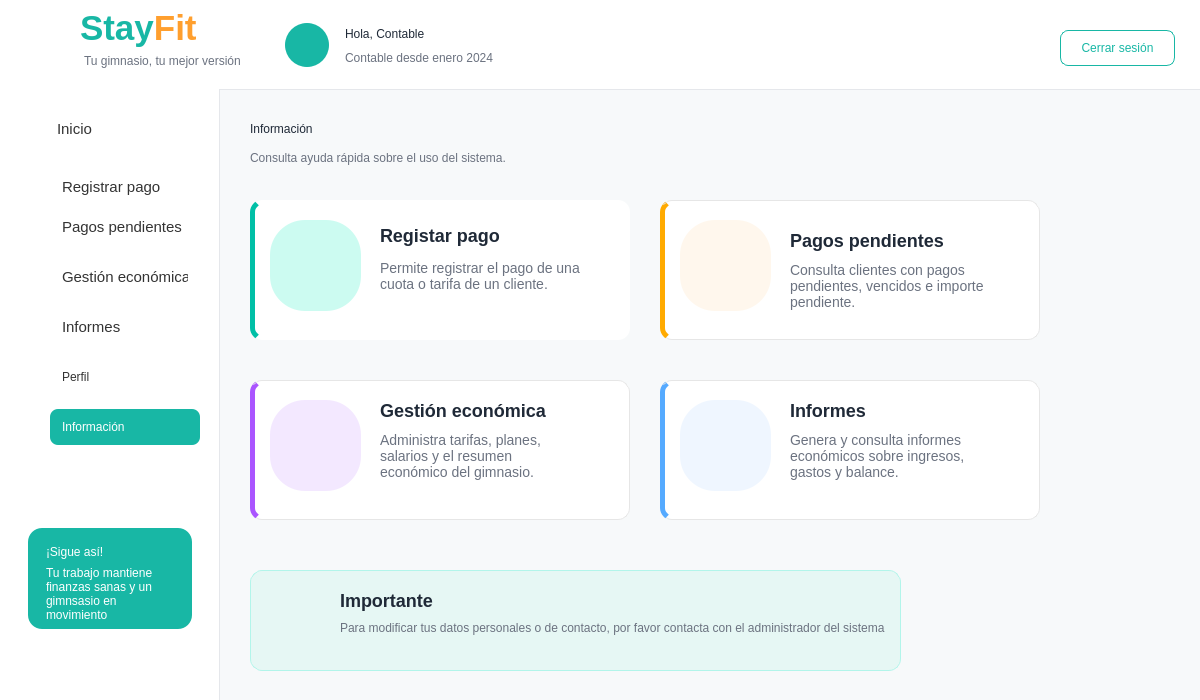
<?xml version="1.0" encoding="UTF-8"?>
<ui version="4.0">
 <class>MainWindow</class>
 <widget class="QMainWindow" name="MainWindow">
  <property name="geometry">
   <rect>
    <x>0</x>
    <y>0</y>
    <width>1200</width>
    <height>700</height>
   </rect>
  </property>
  <property name="windowTitle">
   <string>StayFit - Panel Cliente</string>
  </property>
  <property name="styleSheet">
   <string notr="true">QMainWindow { background-color: #F7F9FA; }
QLabel { background: transparent; color: #1F2937; font-family: &quot;Segoe UI&quot;; }
QPushButton { font-family: &quot;Segoe UI&quot;; }
QFrame#frameHeader { background-color: white; border-bottom: 1px solid #E5E7EB; }
QFrame#frameMenu { background-color: white; border-right: 1px solid #E5E7EB; }
QFrame#frameContenido { background-color: #F7F9FA; border: none; }
QFrame#card1, QFrame#card2, QFrame#card3, QFrame#card4, QFrame#cardTabla, QFrame#cardPago, QFrame#cardActividad, QFrame#cardConsejo, QFrame#cardMotivacion, QFrame#cardSigue { background-color: white; border: 1px solid #E6E6E6; border-radius: 12px; }
QPushButton#btnInicio { background-color: #18B7A5; color: white; border-radius: 8px; text-align: left; padding-left: 22px; font: bold 11pt &quot;Segoe UI&quot;; }
QPushButton#btnClases, QPushButton#btnInscripciones, QPushButton#btnPagos, QPushButton#btnEstadisticas, QPushButton#btnCalorias, QPushButton#btnPerfil, QPushButton#btnInformacion { background-color: transparent; color: #333333; border: none; text-align: left; padding-left: 22px; font: 11pt &quot;Segoe UI&quot;; }
QPushButton#btnClases:hover, QPushButton#btnInscripciones:hover, QPushButton#btnPagos:hover, QPushButton#btnEstadisticas:hover, QPushButton#btnCalorias:hover, QPushButton#btnPerfil:hover, QPushButton#btnInformacion:hover { background-color: #E6F7F5; border-radius: 8px; }
QPushButton#btnCerrarSesion { background-color: white; color: #18B7A5; border: 1px solid #18B7A5; border-radius: 8px; font: bold 10pt &quot;Segoe UI&quot;; }
QPushButton#btnVerInscripciones { background-color: #18B7A5; color: white; border: none; border-radius: 8px; font: bold 10pt &quot;Segoe UI&quot;; }
QPushButton#btnMini { background-color: transparent; color: #00A896; border: none; font: bold 9pt &quot;Segoe UI&quot;; }
QTableWidget { background-color: white; border: 1px solid #E6E6E6; border-radius: 8px; gridline-color: #E6E6E6; font: 9pt &quot;Segoe UI&quot;; }
QHeaderView::section { background-color: white; color: #1F2937; font: bold 9pt &quot;Segoe UI&quot;; border: none; border-bottom: 1px solid #E6E6E6; padding: 6px; }</string>
  </property>
  <widget class="QWidget" name="centralwidget">
   <widget class="QFrame" name="frameHeader">
    <property name="geometry">
     <rect>
      <x>0</x>
      <y>0</y>
      <width>1201</width>
      <height>90</height>
     </rect>
    </property>
    <property name="frameShape">
     <enum>QFrame::NoFrame</enum>
    </property>
    <widget class="QLabel" name="lblLogoIcono">
     <property name="geometry">
      <rect>
       <x>18</x>
       <y>10</y>
       <width>65</width>
       <height>65</height>
      </rect>
     </property>
     <property name="styleSheet">
      <string notr="true">font: 28pt &quot;Segoe UI Emoji&quot;; color: #18B7A5;</string>
     </property>
     <property name="text">
      <string/>
     </property>
     <property name="pixmap">
      <pixmap>./src/vista/imagenes/logo_stayfit.png</pixmap>
     </property>
     <property name="scaledContents">
      <bool>true</bool>
     </property>
    </widget>
    <widget class="QLabel" name="labelStayFitHeader">
     <property name="geometry">
      <rect>
       <x>80</x>
       <y>8</y>
       <width>170</width>
       <height>40</height>
      </rect>
     </property>
     <property name="text">
      <string>&lt;html&gt;&lt;head/&gt;&lt;body&gt;&lt;p&gt;&lt;span style=&quot; font-size:26pt; font-weight:700; color:#18B7A5;&quot;&gt;Stay&lt;/span&gt;&lt;span style=&quot; font-size:26pt; font-weight:700; color:#FF9F2E;&quot;&gt;Fit&lt;/span&gt;&lt;/p&gt;&lt;/body&gt;&lt;/html&gt;</string>
     </property>
    </widget>
    <widget class="QLabel" name="labelSubtituloHeader">
     <property name="geometry">
      <rect>
       <x>84</x>
       <y>52</y>
       <width>170</width>
       <height>18</height>
      </rect>
     </property>
     <property name="styleSheet">
      <string notr="true">color: #6B7280; font: 9pt &quot;Segoe UI&quot;;</string>
     </property>
     <property name="text">
      <string>Tu gimnasio, tu mejor versión</string>
     </property>
    </widget>
    <widget class="QLabel" name="lblAvatarCliente">
     <property name="geometry">
      <rect>
       <x>285</x>
       <y>23</y>
       <width>44</width>
       <height>44</height>
      </rect>
     </property>
     <property name="styleSheet">
      <string notr="true">background-color: #18B7A5; color: white; border-radius: 22px; font: 20pt &quot;Segoe UI Emoji&quot;;</string>
     </property>
     <property name="text">
      <string/>
     </property>
     <property name="pixmap">
      <pixmap>./src/vista/imagenes/usuario.png</pixmap>
     </property>
     <property name="scaledContents">
      <bool>true</bool>
     </property>
    </widget>
    <widget class="QLabel" name="lblNombreCliente">
     <property name="geometry">
      <rect>
       <x>345</x>
       <y>22</y>
       <width>270</width>
       <height>24</height>
      </rect>
     </property>
     <property name="styleSheet">
      <string notr="true">font: bold 13pt &quot;Segoe UI&quot;; color: #1F2937;</string>
     </property>
     <property name="text">
      <string>Hola, Contable</string>
     </property>
    </widget>
    <widget class="QLabel" name="lblFechaAltaEntrenador">
     <property name="geometry">
      <rect>
       <x>345</x>
       <y>48</y>
       <width>191</width>
       <height>20</height>
      </rect>
     </property>
     <property name="styleSheet">
      <string notr="true">font: 10pt &quot;Segoe UI&quot;; color: #6B7280;</string>
     </property>
     <property name="text">
      <string>Contable desde enero 2024</string>
     </property>
    </widget>
    <widget class="QPushButton" name="btnCerrarSesion">
     <property name="geometry">
      <rect>
       <x>1060</x>
       <y>30</y>
       <width>115</width>
       <height>36</height>
      </rect>
     </property>
     <property name="text">
      <string>Cerrar sesión</string>
     </property>
    </widget>
   </widget>
   <widget class="QFrame" name="frameMenu">
    <property name="geometry">
     <rect>
      <x>0</x>
      <y>89</y>
      <width>220</width>
      <height>611</height>
     </rect>
    </property>
    <property name="frameShape">
     <enum>QFrame::NoFrame</enum>
    </property>
    <widget class="QPushButton" name="btnInicio">
     <property name="geometry">
      <rect>
       <x>45</x>
       <y>22</y>
       <width>150</width>
       <height>36</height>
      </rect>
     </property>
     <property name="font">
      <font>
       <family>Segoe UI</family>
       <pointsize>11</pointsize>
       <weight>50</weight>
       <italic>false</italic>
       <bold>false</bold>
      </font>
     </property>
     <property name="styleSheet">
      <string notr="true">
QPushButton {
    background-color: transparent;
    border: none;
    border-radius: 8px;
    padding: 8px 12px;
	font-weight: normal;
    text-align: left;
    color: #333333;
}
QPushButton:hover {
    background-color: #E8F8F5;
}

QPushButton:checked {
    background-color: #DDF7F3;
    color: #333333;
}</string>
     </property>
     <property name="text">
      <string>Inicio</string>
     </property>
    </widget>
    <widget class="QPushButton" name="btnInscritos">
     <property name="geometry">
      <rect>
       <x>50</x>
       <y>170</y>
       <width>150</width>
       <height>36</height>
      </rect>
     </property>
     <property name="font">
      <font>
       <family>Segoe UI</family>
       <pointsize>11</pointsize>
      </font>
     </property>
     <property name="styleSheet">
      <string notr="true">QPushButton {
    background-color: transparent;
    border: none;
    border-radius: 8px;
    padding: 8px 12px;
    text-align: left;
    color: #333333;
}

QPushButton:hover {
    background-color: #E8F8F5;
}

QPushButton:checked {
    background-color: #DDF7F3;
    color: #333333;
    font-weight: bold;
}</string>
     </property>
     <property name="text">
      <string>Gestión económica</string>
     </property>
     <property name="flat">
      <bool>true</bool>
     </property>
    </widget>
    <widget class="QPushButton" name="btnOcupacion">
     <property name="geometry">
      <rect>
       <x>50</x>
       <y>220</y>
       <width>161</width>
       <height>36</height>
      </rect>
     </property>
     <property name="font">
      <font>
       <family>Segoe UI</family>
       <pointsize>11</pointsize>
      </font>
     </property>
     <property name="styleSheet">
      <string notr="true">QPushButton {
    background-color: transparent;
    border: none;
    border-radius: 8px;
    padding: 8px 12px;
    text-align: left;
    color: #333333;
}

QPushButton:hover {
    background-color: #E8F8F5;
}

QPushButton:checked {
    background-color: #DDF7F3;
    color: #333333;
    font-weight: bold;
}</string>
     </property>
     <property name="text">
      <string>Informes</string>
     </property>
     <property name="flat">
      <bool>true</bool>
     </property>
    </widget>
    <widget class="QPushButton" name="btnPerfil">
     <property name="geometry">
      <rect>
       <x>50</x>
       <y>270</y>
       <width>150</width>
       <height>36</height>
      </rect>
     </property>
     <property name="styleSheet">
      <string notr="true">QPushButton {
    background-color: transparent;
    border: none;
    border-radius: 8px;
    padding: 8px 12px;
    text-align: left;
    color: #333333;
}

QPushButton:hover {
    background-color: #E8F8F5;
}

QPushButton:checked {
    background-color: #DDF7F3;
    color: #333333;
    font-weight: bold;
}</string>
     </property>
     <property name="text">
      <string>Perfil</string>
     </property>
    </widget>
    <widget class="QPushButton" name="btnInformacion">
     <property name="geometry">
      <rect>
       <x>50</x>
       <y>320</y>
       <width>150</width>
       <height>36</height>
      </rect>
     </property>
     <property name="styleSheet">
      <string notr="true">QPushButton {
    background-color: #18B7A5;
    border: none;
    border-radius: 8px;
    padding: 8px 12px;
    text-align: left;
    color: #FFFFFF;
}

QPushButton:hover {
    background-color: #E8F8F5;
}

QPushButton:checked {
    background-color: #DDF7F3;
    color: #333333;
    font-weight: bold;
}

 

</string>
     </property>
     <property name="text">
      <string>Información</string>
     </property>
    </widget>
    <widget class="QFrame" name="cardSigue">
     <property name="geometry">
      <rect>
       <x>28</x>
       <y>439</y>
       <width>164</width>
       <height>101</height>
      </rect>
     </property>
     <property name="styleSheet">
      <string notr="true">QFrame#cardSigue { background-color: #18B7A5; border-radius: 14px; border: none; }</string>
     </property>
     <widget class="QLabel" name="lblSigue">
      <property name="geometry">
       <rect>
        <x>18</x>
        <y>12</y>
        <width>130</width>
        <height>24</height>
       </rect>
      </property>
      <property name="styleSheet">
       <string notr="true">color:white; font:bold 11pt &quot;Segoe UI&quot;;</string>
      </property>
      <property name="text">
       <string>¡Sigue así!</string>
      </property>
     </widget>
     <widget class="QLabel" name="lblSigueTexto">
      <property name="geometry">
       <rect>
        <x>18</x>
        <y>35</y>
        <width>130</width>
        <height>61</height>
       </rect>
      </property>
      <property name="styleSheet">
       <string notr="true">color:white; font:9pt &quot;Segoe UI&quot;;</string>
      </property>
      <property name="text">
       <string>Tu trabajo mantiene finanzas sanas y un gimnsasio en movimiento</string>
      </property>
      <property name="wordWrap">
       <bool>true</bool>
      </property>
     </widget>
    </widget>
    <widget class="QLabel" name="label">
     <property name="geometry">
      <rect>
       <x>20</x>
       <y>30</y>
       <width>20</width>
       <height>20</height>
      </rect>
     </property>
     <property name="text">
      <string/>
     </property>
     <property name="pixmap">
      <pixmap>./src/vista/imagenes/casa_inicio.png</pixmap>
     </property>
     <property name="scaledContents">
      <bool>true</bool>
     </property>
    </widget>
    <widget class="QLabel" name="label_10">
     <property name="geometry">
      <rect>
       <x>20</x>
       <y>280</y>
       <width>23</width>
       <height>23</height>
      </rect>
     </property>
     <property name="text">
      <string/>
     </property>
     <property name="pixmap">
      <pixmap>./src/vista/imagenes/usuario.png</pixmap>
     </property>
     <property name="scaledContents">
      <bool>true</bool>
     </property>
    </widget>
    <widget class="QLabel" name="label_11">
     <property name="geometry">
      <rect>
       <x>20</x>
       <y>330</y>
       <width>23</width>
       <height>23</height>
      </rect>
     </property>
     <property name="text">
      <string/>
     </property>
     <property name="pixmap">
      <pixmap>./src/vista/imagenes/informacion.png</pixmap>
     </property>
     <property name="scaledContents">
      <bool>true</bool>
     </property>
    </widget>
    <widget class="QLabel" name="label_12">
     <property name="geometry">
      <rect>
       <x>20</x>
       <y>90</y>
       <width>20</width>
       <height>20</height>
      </rect>
     </property>
     <property name="text">
      <string/>
     </property>
     <property name="pixmap">
      <pixmap>./src/vista/imagenes/caja-registradora.png</pixmap>
     </property>
     <property name="scaledContents">
      <bool>true</bool>
     </property>
    </widget>
    <widget class="QLabel" name="label_3">
     <property name="geometry">
      <rect>
       <x>20</x>
       <y>130</y>
       <width>20</width>
       <height>20</height>
      </rect>
     </property>
     <property name="styleSheet">
      <string notr="true">image: url(./src/vista/imagenes/tarjeta-de-credito.png)</string>
     </property>
     <property name="text">
      <string/>
     </property>
    </widget>
    <widget class="QLabel" name="label_4">
     <property name="geometry">
      <rect>
       <x>20</x>
       <y>180</y>
       <width>20</width>
       <height>20</height>
      </rect>
     </property>
     <property name="styleSheet">
      <string notr="true">image: url(./src/vista/imagenes/cartera.png)</string>
     </property>
     <property name="text">
      <string/>
     </property>
    </widget>
    <widget class="QLabel" name="label_8">
     <property name="geometry">
      <rect>
       <x>20</x>
       <y>230</y>
       <width>23</width>
       <height>23</height>
      </rect>
     </property>
     <property name="styleSheet">
      <string notr="true">image: url(./src/vista/imagenes/grafico-de-barras.png)</string>
     </property>
     <property name="text">
      <string/>
     </property>
    </widget>
    <widget class="QPushButton" name="btnRegistroAsistencia">
     <property name="geometry">
      <rect>
       <x>50</x>
       <y>120</y>
       <width>150</width>
       <height>36</height>
      </rect>
     </property>
     <property name="font">
      <font>
       <family>Segoe UI</family>
       <pointsize>11</pointsize>
      </font>
     </property>
     <property name="styleSheet">
      <string notr="true">QPushButton {
    background-color: transparent;
    border: none;
    border-radius: 8px;
    padding: 8px 12px;
    text-align: left;
    color: #333333;
}

QPushButton:hover {
    background-color: #E8F8F5;
}

QPushButton:checked {
    background-color: #DDF7F3;
    color: #333333;
    font-weight: bold;
}</string>
     </property>
     <property name="text">
      <string>Pagos pendientes</string>
     </property>
     <property name="flat">
      <bool>true</bool>
     </property>
    </widget>
    <widget class="QPushButton" name="btnClases_2">
     <property name="geometry">
      <rect>
       <x>50</x>
       <y>80</y>
       <width>150</width>
       <height>36</height>
      </rect>
     </property>
     <property name="font">
      <font>
       <family>Segoe UI</family>
       <pointsize>11</pointsize>
      </font>
     </property>
     <property name="mouseTracking">
      <bool>false</bool>
     </property>
     <property name="tabletTracking">
      <bool>false</bool>
     </property>
     <property name="styleSheet">
      <string notr="true">QPushButton {
    background-color: transparent;
    border: none;
    border-radius: 8px;
    padding: 8px 12px;
    text-align: left;
    color: #333333;
}

QPushButton:hover {
    background-color: #E8F8F5;
}

QPushButton:checked {
    background-color: #DDF7F3;
    color: #333333;
    font-weight: bold;
}</string>
     </property>
     <property name="text">
      <string>Registrar pago</string>
     </property>
     <property name="checkable">
      <bool>true</bool>
     </property>
     <property name="checked">
      <bool>false</bool>
     </property>
     <property name="flat">
      <bool>false</bool>
     </property>
    </widget>
   </widget>
   <widget class="QFrame" name="frameContenido">
    <property name="geometry">
     <rect>
      <x>220</x>
      <y>90</y>
      <width>981</width>
      <height>611</height>
     </rect>
    </property>
    <property name="frameShape">
     <enum>QFrame::NoFrame</enum>
    </property>
    <widget class="QLabel" name="lblBienvenida">
     <property name="geometry">
      <rect>
       <x>30</x>
       <y>22</y>
       <width>300</width>
       <height>34</height>
      </rect>
     </property>
     <property name="styleSheet">
      <string notr="true">font:bold 20pt &quot;Segoe UI&quot;; color:#1F2937;</string>
     </property>
     <property name="text">
      <string>Información</string>
     </property>
    </widget>
    <widget class="QLabel" name="lblResumen">
     <property name="geometry">
      <rect>
       <x>30</x>
       <y>58</y>
       <width>470</width>
       <height>20</height>
      </rect>
     </property>
     <property name="styleSheet">
      <string notr="true">font:9pt &quot;Segoe UI&quot;; color:#6B7280;</string>
     </property>
     <property name="text">
      <string>Consulta ayuda rápida sobre el uso del sistema.</string>
     </property>
    </widget>
    <widget class="QLabel" name="label_17">
     <property name="geometry">
      <rect>
       <x>280</x>
       <y>480</y>
       <width>47</width>
       <height>13</height>
      </rect>
     </property>
     <property name="text">
      <string/>
     </property>
    </widget>
    <widget class="QLabel" name="label_18">
     <property name="geometry">
      <rect>
       <x>-180</x>
       <y>0</y>
       <width>1391</width>
       <height>621</height>
      </rect>
     </property>
     <property name="styleSheet">
      <string notr="true">image:url(./src/vista/imagenes/reborde_ola.png)</string>
     </property>
     <property name="text">
      <string/>
     </property>
    </widget>
    <widget class="QLabel" name="label_13">
     <property name="geometry">
      <rect>
       <x>200</x>
       <y>20</y>
       <width>51</width>
       <height>31</height>
      </rect>
     </property>
     <property name="styleSheet">
      <string notr="true">image:url(./src/vista/imagenes/informacion.png)</string>
     </property>
     <property name="text">
      <string/>
     </property>
    </widget>
    <widget class="QFrame" name="frameAvisoPerfil_2">
     <property name="geometry">
      <rect>
       <x>30</x>
       <y>480</y>
       <width>651</width>
       <height>101</height>
      </rect>
     </property>
     <property name="styleSheet">
      <string notr="true">#frameAvisoPerfil_2{
    background-color: #E6F7F4;
    border: 1px solid #B2F5EA;
    border-radius: 12px;
}</string>
     </property>
     <property name="frameShape">
      <enum>QFrame::StyledPanel</enum>
     </property>
     <property name="frameShadow">
      <enum>QFrame::Raised</enum>
     </property>
     <widget class="QLabel" name="label_38">
      <property name="geometry">
       <rect>
        <x>90</x>
        <y>50</y>
        <width>551</width>
        <height>16</height>
       </rect>
      </property>
      <property name="styleSheet">
       <string notr="true">QLabel {
    background: transparent;
    border: none;
    color: #6B7280;
    font-size: 12px;
}</string>
      </property>
      <property name="text">
       <string>Para modificar tus datos personales o de contacto, por favor contacta con el administrador del sistema</string>
      </property>
     </widget>
     <widget class="QLabel" name="label_39">
      <property name="geometry">
       <rect>
        <x>20</x>
        <y>30</y>
        <width>61</width>
        <height>41</height>
       </rect>
      </property>
      <property name="styleSheet">
       <string notr="true">image:url(./src/vista/imagenes/informacion.png)</string>
      </property>
      <property name="text">
       <string/>
      </property>
     </widget>
     <widget class="QLabel" name="lblTituloocupacion_2">
      <property name="geometry">
       <rect>
        <x>90</x>
        <y>20</y>
        <width>111</width>
        <height>21</height>
       </rect>
      </property>
      <property name="styleSheet">
       <string notr="true">QLabel {
    background: transparent;
    border: none;
    color: #1F2937;
    font-size: 18px;
    font-weight: bold;
}</string>
      </property>
      <property name="text">
       <string>Importante</string>
      </property>
     </widget>
    </widget>
    <widget class="QFrame" name="card2_2">
     <property name="geometry">
      <rect>
       <x>30</x>
       <y>110</y>
       <width>380</width>
       <height>140</height>
      </rect>
     </property>
     <property name="styleSheet">
      <string notr="true">

    background-color: white;
    border-left: 5px solid #00BFA6;
    border-radius: 12px;
</string>
     </property>
     <widget class="QLabel" name="lblTituloproxclase_2">
      <property name="geometry">
       <rect>
        <x>130</x>
        <y>20</y>
        <width>151</width>
        <height>31</height>
       </rect>
      </property>
      <property name="styleSheet">
       <string notr="true">QLabel {
    background: transparent;
    border: none;
    color: #1F2937;
    font-size: 18px;
    font-weight: bold;
}</string>
      </property>
      <property name="text">
       <string>Registar pago</string>
      </property>
     </widget>
     <widget class="QLabel" name="lblIconAs_2">
      <property name="geometry">
       <rect>
        <x>20</x>
        <y>20</y>
        <width>91</width>
        <height>91</height>
       </rect>
      </property>
      <property name="styleSheet">
       <string notr="true">QLabel {
    background-color: #CCFBF1;
    border-radius: 35px;
    border: none;
    color: #00BFA6;
    font-size: 30px;
}</string>
      </property>
      <property name="text">
       <string/>
      </property>
     </widget>
     <widget class="QLabel" name="label_2">
      <property name="geometry">
       <rect>
        <x>130</x>
        <y>50</y>
        <width>201</width>
        <height>51</height>
       </rect>
      </property>
      <property name="styleSheet">
       <string notr="true">QLabel {
    background: transparent;
    border: none;
    color: #6B7280;
    font-size: 14px;
}</string>
      </property>
      <property name="text">
       <string>Permite registrar el pago de una cuota o tarifa de un cliente.</string>
      </property>
      <property name="wordWrap">
       <bool>true</bool>
      </property>
     </widget>
     <widget class="QLabel" name="label_6">
      <property name="geometry">
       <rect>
        <x>30</x>
        <y>40</y>
        <width>71</width>
        <height>51</height>
       </rect>
      </property>
      <property name="styleSheet">
       <string notr="true">image:url(./src/vista/imagenes/inscripcion.png);
background: transparent;
border: None</string>
      </property>
      <property name="text">
       <string/>
      </property>
     </widget>
    </widget>
    <widget class="QFrame" name="card2">
     <property name="geometry">
      <rect>
       <x>440</x>
       <y>110</y>
       <width>380</width>
       <height>140</height>
      </rect>
     </property>
     <property name="styleSheet">
      <string notr="true">  background-color: white;
    border-left: 5px solid rgb(255, 170, 0);
    border-radius: 12px;</string>
     </property>
     <widget class="QLabel" name="lblIconPago">
      <property name="geometry">
       <rect>
        <x>20</x>
        <y>20</y>
        <width>91</width>
        <height>91</height>
       </rect>
      </property>
      <property name="styleSheet">
       <string notr="true">
QLabel {
    background-color: #FFF7ED;
    border-radius: 35px;
    border: none;
    color: #F97316;
    font-size: 30px;
}</string>
      </property>
      <property name="text">
       <string/>
      </property>
     </widget>
     <widget class="QLabel" name="lblTituloproxclase">
      <property name="geometry">
       <rect>
        <x>130</x>
        <y>20</y>
        <width>181</width>
        <height>41</height>
       </rect>
      </property>
      <property name="styleSheet">
       <string notr="true">QLabel {
    background: transparent;
    border: none;
    color: #1F2937;
    font-size: 18px;
    font-weight: bold;
}</string>
      </property>
      <property name="text">
       <string>Pagos pendientes</string>
      </property>
     </widget>
     <widget class="QLabel" name="label_5">
      <property name="geometry">
       <rect>
        <x>130</x>
        <y>60</y>
        <width>201</width>
        <height>51</height>
       </rect>
      </property>
      <property name="styleSheet">
       <string notr="true">QLabel {
    background: transparent;
    border: none;
    color: #6B7280;
    font-size: 14px;
}</string>
      </property>
      <property name="text">
       <string>Consulta clientes con pagos pendientes, vencidos e importe pendiente.</string>
      </property>
      <property name="wordWrap">
       <bool>true</bool>
      </property>
     </widget>
     <widget class="QLabel" name="label_7">
      <property name="geometry">
       <rect>
        <x>30</x>
        <y>40</y>
        <width>71</width>
        <height>51</height>
       </rect>
      </property>
      <property name="styleSheet">
       <string notr="true">image:url(./src/vista/imagenes/tarjeta-de-credito.png);
background: transparent;
border: None</string>
      </property>
      <property name="text">
       <string/>
      </property>
     </widget>
    </widget>
    <widget class="QFrame" name="card3">
     <property name="geometry">
      <rect>
       <x>30</x>
       <y>290</y>
       <width>380</width>
       <height>140</height>
      </rect>
     </property>
     <property name="styleSheet">
      <string notr="true">

    background-color: white;
    border-left: 5px solid rgb(170, 85, 255);
    border-radius: 12px;
</string>
     </property>
     <widget class="QLabel" name="lblIconCal">
      <property name="geometry">
       <rect>
        <x>20</x>
        <y>20</y>
        <width>91</width>
        <height>91</height>
       </rect>
      </property>
      <property name="styleSheet">
       <string notr="true">QLabel {
    background-color: #F3E8FF;
    border-radius: 35px;
    border: none;
    color: #8B5CF6;
    font-size: 30px;
}</string>
      </property>
      <property name="text">
       <string/>
      </property>
     </widget>
     <widget class="QLabel" name="lblTituloasistencia">
      <property name="geometry">
       <rect>
        <x>130</x>
        <y>20</y>
        <width>181</width>
        <height>20</height>
       </rect>
      </property>
      <property name="styleSheet">
       <string notr="true">QLabel {
    background: transparent;
    border: none;
    color: #1F2937;
    font-size: 18px;
    font-weight: bold;
}</string>
      </property>
      <property name="text">
       <string>Gestión económica</string>
      </property>
     </widget>
     <widget class="QLabel" name="label_15">
      <property name="geometry">
       <rect>
        <x>130</x>
        <y>50</y>
        <width>201</width>
        <height>51</height>
       </rect>
      </property>
      <property name="styleSheet">
       <string notr="true">QLabel {
    background: transparent;
    border: none;
    color: #6B7280;
    font-size: 14px;
}</string>
      </property>
      <property name="text">
       <string>Administra tarifas, planes, salarios y el resumen económico del gimnasio.</string>
      </property>
      <property name="wordWrap">
       <bool>true</bool>
      </property>
     </widget>
     <widget class="QLabel" name="label_9">
      <property name="geometry">
       <rect>
        <x>30</x>
        <y>40</y>
        <width>71</width>
        <height>51</height>
       </rect>
      </property>
      <property name="styleSheet">
       <string notr="true">image: url(./src/vista/imagenes/tabla-de-ingresos.png);
background: transparent;
border: None</string>
      </property>
      <property name="text">
       <string/>
      </property>
     </widget>
    </widget>
    <widget class="QFrame" name="card4">
     <property name="geometry">
      <rect>
       <x>440</x>
       <y>290</y>
       <width>380</width>
       <height>140</height>
      </rect>
     </property>
     <property name="styleSheet">
      <string notr="true">

    background-color: white;
    border-left: 5px solid rgb(85, 170, 255);
    border-radius: 12px;
</string>
     </property>
     <widget class="QLabel" name="lblIconAs">
      <property name="geometry">
       <rect>
        <x>20</x>
        <y>20</y>
        <width>91</width>
        <height>91</height>
       </rect>
      </property>
      <property name="styleSheet">
       <string notr="true">QLabel {
    background-color: #EFF6FF;
    border-radius: 35px;
    border: none;
    color: #2563EB;
    font-size: 30px;
}</string>
      </property>
      <property name="text">
       <string/>
      </property>
     </widget>
     <widget class="QLabel" name="lblTituloocupacion">
      <property name="geometry">
       <rect>
        <x>130</x>
        <y>20</y>
        <width>111</width>
        <height>20</height>
       </rect>
      </property>
      <property name="styleSheet">
       <string notr="true">QLabel {
    background: transparent;
    border: none;
    color: #1F2937;
    font-size: 18px;
    font-weight: bold;
}</string>
      </property>
      <property name="text">
       <string>Informes</string>
      </property>
     </widget>
     <widget class="QLabel" name="label_16">
      <property name="geometry">
       <rect>
        <x>130</x>
        <y>50</y>
        <width>201</width>
        <height>51</height>
       </rect>
      </property>
      <property name="styleSheet">
       <string notr="true">QLabel {
    background: transparent;
    border: none;
    color: #6B7280;
    font-size: 14px;
}</string>
      </property>
      <property name="text">
       <string>Genera y consulta informes económicos sobre ingresos, gastos y balance.</string>
      </property>
      <property name="wordWrap">
       <bool>true</bool>
      </property>
     </widget>
     <widget class="QLabel" name="label_14">
      <property name="geometry">
       <rect>
        <x>30</x>
        <y>40</y>
        <width>71</width>
        <height>51</height>
       </rect>
      </property>
      <property name="styleSheet">
       <string notr="true">image: url(./src/vista/imagenes/informe-de-negocio.png);
background: transparent;
border: None</string>
      </property>
      <property name="text">
       <string/>
      </property>
     </widget>
    </widget>
    <zorder>label_18</zorder>
    <zorder>lblBienvenida</zorder>
    <zorder>lblResumen</zorder>
    <zorder>label_17</zorder>
    <zorder>label_13</zorder>
    <zorder>frameAvisoPerfil_2</zorder>
    <zorder>card2_2</zorder>
    <zorder>card2</zorder>
    <zorder>card3</zorder>
    <zorder>card4</zorder>
   </widget>
  </widget>
 </widget>
 <resources></resources>
 <connections/>
</ui>
